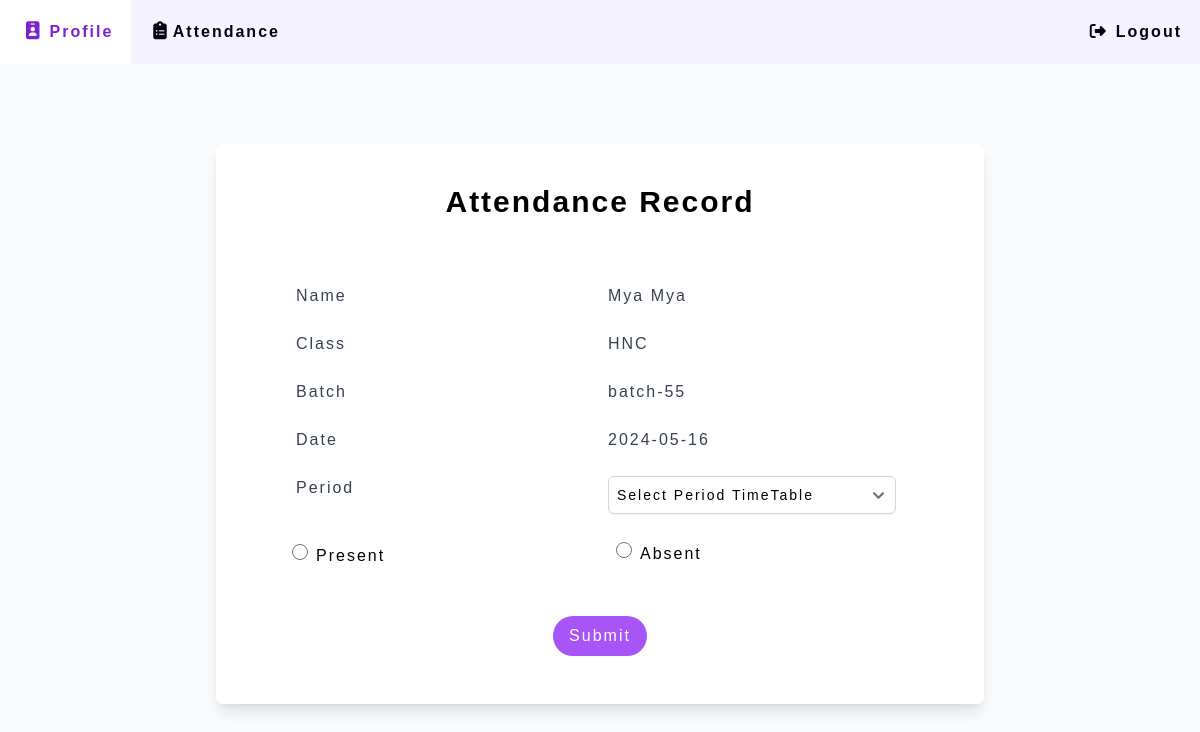
/student/attendance (signed in), run on the app's committed database.
### Website/models.py (models this page shows)
class Student(db.Model, UserMixin): # user object
    id = db.Column(db.Integer, primary_key=True)
    email = db.Column(db.String(150), unique=True)
    name = db.Column(db.String(150))
    password = db.Column(db.String(150))
    year = db.Column(db.Integer, db.ForeignKey('year.id'))
    batch = db.Column(db.String(150))
    phone = db.Column(db.String(150))
    profile = db.Column(db.String(300))
    attendances = db.relationship('Attendance')

class Year(db.Model):
    id = db.Column(db.Integer, primary_key=True)
    year_name = db.Column(db.String(150))
    students = db.relationship('Student')
    attendances = db.relationship('Attendance')

### app.py (the view)
@app.route('/student/attendance', methods=['GET', 'POST'])
def stattendance():
    if 'student_id' not in session:
        return redirect(url_for('home'))
    else:
        return attendance()

### Website/studentfeatures.py (called while the page is built, shortened)
def attendance():
    user_id = session.get('student_id')
    current_user = Student.query.filter_by(id= user_id).first()
    current_date = str(datetime.now().date())
    periods = Period.query.all()
    allyear = Year.query.all()
    years = {year.id: year.year_name for year in allyear}
    return render_template('studentattendance.html', user=current_user, current_date=current_date, periods=periods, years=years)

### Website/templates/studentattendance.html (shortened to what this page needs)
<!DOCTYPE html>
<html lang="en">
<head>
    <script src="https://cdn.tailwindcss.com"></script>
    <link href="https://cdnjs.cloudflare.com/ajax/libs/flowbite/2.3.0/flowbite.min.css" rel="stylesheet" />
    <link rel="stylesheet" type="text/css" href="{{ url_for('static', filename='css/index.css') }}">
</head>
<body>
  <div class="bg-slate-50 h-screen">
  <div>
    <ul class="bg-violet-50 m-0 list-none overflow-hidden">
        <li class="float-left"><a href="/student/profile" class="navi"><i class="fa-solid fa-id-badge mx-2 text-lg"></i>Profile</a></li>
        <li class="float-left"><a href="/student/attendance" class="navi"><i class="fa-solid fa-clipboard-list mx-1 text-lg"></i>Attendance</a></li>
        <li class="float-right"><a href="/student/logout" class="navi"><i class="fa-solid fa-right-from-bracket mx-2"></i>Logout</a></li>
    </ul>
  </div>
    <div class="flex flex-col justify-center items-center">
    <div class="mx-auto max-w-3xl mt-20 w-full bg-white p-10 rounded-md shadow-lg">
          <h2 class="text-3xl font-semibold text-center">Attendance Record</h2>
          <form name="form" id="attendanceForm">
            <div class="max-w-screen-xl p-5 mx-auto mt-5 grid grid-cols-2 gap-4">
              <div>
                <p class="pl-5 text-gray-700 font-medium my-6">Name</p>
                <p class="pl-5 text-gray-700 font-medium my-6">Class</p>
                <p class="pl-5 text-gray-700 font-medium my-6">Batch</p>
                <p class="pl-5 text-gray-700 font-medium my-6">Date</p>
                <p class="pl-5 text-gray-700 font-medium my-6">Period</p>
                <div class="flex flex-row mt-8 mb-4">
                  <input type="radio" class="ml-4 mr-2 my-3" id="present" name="status" value="present">
                  <label for="present" class="mr-3 my-3">Present</label>
                </div>
              </div>
              <div>
                <p class="text-gray-700 font-medium my-6">{{ user.name}}</p>
                <p class="text-gray-700 font-medium my-6">{{ years[user.year] }}</p>
                <p class="text-gray-700 font-medium my-6">{{ user.batch}}</p>
                <p class="text-gray-700 font-medium my-6">{{ current_date }}</p>
                <select class="block bg-white my-4 p-2 text-sm border border-gray-300 max-w-72  rounded-md shadow-sm focus:outline-none focus:border-purple-500" name="period" id="period">
                  <option value="">Select Period TimeTable</option>
                </select>
                <div class="flex flex-row mb-3">
                  <input type="radio" class="mx-2 my-3" id="absent" name="status" value="absent">
                  <label for="absent" class="mr-3 my-3">Absent</label>
                </div>
              </div>
            </div>
            <div class="flex justify-center mb-2">
              <button type="submit" class="bg-purple-500 text-white px-4 py-2 rounded-3xl hover:bg-purple-600 focus:outline-none focus:bg-purple-600" id="btnshowtoast">Submit</button>
            </div>
            </form>
      </div>
    </div>
  </div>
  </body>
</html>

### Website/static/css/index.css (style rules this page uses)
html { font-family: Tahoma, sans-serif !important; letter-spacing: 2px; }
.navi { display: block; color: rgb(8, 1, 19); text-align: center; padding: 20px 18px; text-decoration: none; font-weight: 600; }

### data on the page
Student: name "Mya Mya", year.year_name "HNC", batch "batch-55"
